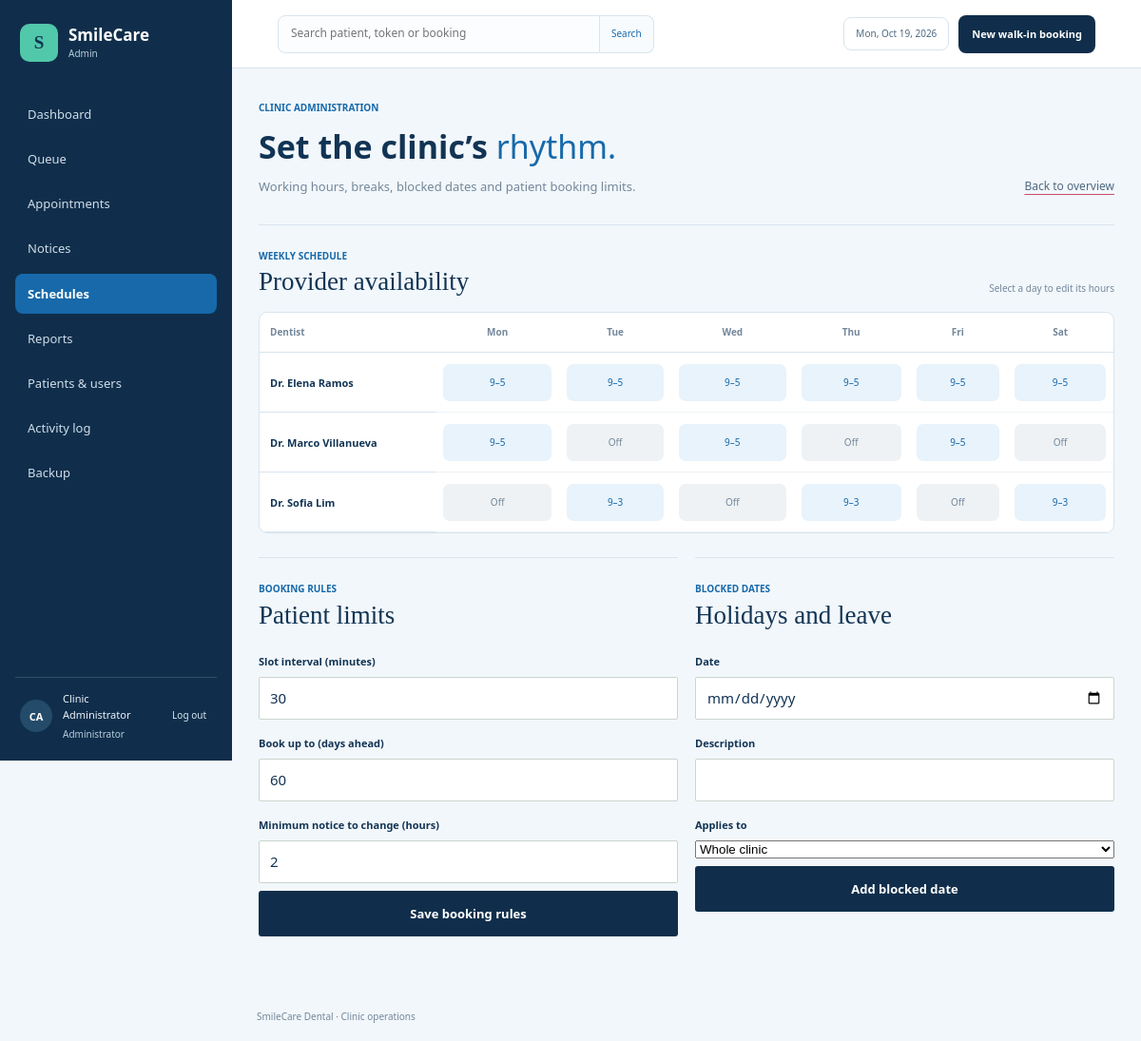
Page /dental-clinic/admin/schedules.php (signed in) on the committed database.
### tables this page shows
CREATE TABLE IF NOT EXISTS dentists (
    id         INT UNSIGNED NOT NULL AUTO_INCREMENT,
    full_name  VARCHAR(100) NOT NULL,
    specialty  VARCHAR(100) DEFAULT NULL,
    email      VARCHAR(150) DEFAULT NULL,
    is_active  TINYINT(1) NOT NULL DEFAULT 1,
    created_at TIMESTAMP NOT NULL DEFAULT CURRENT_TIMESTAMP,
    updated_at TIMESTAMP NOT NULL DEFAULT CURRENT_TIMESTAMP ON UPDATE CURRENT_TIMESTAMP,
    PRIMARY KEY (id)
);

CREATE TABLE IF NOT EXISTS schedules (
    id          INT UNSIGNED NOT NULL AUTO_INCREMENT,
    dentist_id  INT UNSIGNED NOT NULL,
    day_of_week TINYINT UNSIGNED NOT NULL,
    start_time  TIME NOT NULL,
    end_time    TIME NOT NULL,
    is_active   TINYINT(1) NOT NULL DEFAULT 1,
    created_at  TIMESTAMP NOT NULL DEFAULT CURRENT_TIMESTAMP,
    updated_at  TIMESTAMP NOT NULL DEFAULT CURRENT_TIMESTAMP ON UPDATE CURRENT_TIMESTAMP,
    PRIMARY KEY (id),
    UNIQUE KEY uq_schedule_dentist_day (dentist_id, day_of_week),
    CONSTRAINT fk_schedules_dentist FOREIGN KEY (dentist_id)
        REFERENCES dentists (id) ON DELETE CASCADE
);

### dental-clinic/includes/functions.php (called while the page is built, shortened)
<?php
function e($value): string
{
    return htmlspecialchars((string) $value, ENT_QUOTES, 'UTF-8');
}
function url(string $path = ''): string
{
    return BASE_URL . '/' . ltrim($path, '/');
}
function get_setting(string $key, $default = null)
{
    global $pdo;
    static $settings = null;
    if ($settings === null) {
        $settings = [];
        foreach ($pdo->query('SELECT setting_key, setting_value FROM clinic_settings') as $row) {
            $settings[$row['setting_key']] = $row['setting_value'];
        }
    }
    return $settings[$key] ?? $default;
}

### dental-clinic/admin/schedules.php (the view, shortened to what this page needs)
<?php
require_once __DIR__ . '/../config/config.php';
$weekdays = [0 => 'Sunday', 1 => 'Monday', 2 => 'Tuesday', 3 => 'Wednesday', 4 => 'Thursday', 5 => 'Friday', 6 => 'Saturday'];
$dentists = $pdo->query('SELECT id, full_name FROM dentists ORDER BY full_name')->fetchAll();
$schedule_rows = $pdo->query(
    'SELECT sc.id, sc.dentist_id, sc.day_of_week, sc.start_time, sc.end_time, sc.is_active,
            d.full_name, b.break_start, b.break_end, b.label AS break_label
     FROM schedules sc
     JOIN dentists d ON d.id = sc.dentist_id
     LEFT JOIN schedule_breaks b ON b.schedule_id = sc.id
     ORDER BY d.full_name, sc.day_of_week'
)->fetchAll();
$schedules = [];
foreach ($schedule_rows as $row) {
    $schedules[$row['dentist_id'] . '-' . $row['day_of_week']] = $row;
}
require __DIR__ . '/../includes/header.php';
?>
<section class="dashboard-heading">
    <div><p class="eyebrow">Clinic administration</p><h1>Set the clinic’s <em>rhythm.</em></h1><p>Working hours, breaks, blocked dates and patient booking limits.</p></div>
    <a class="text-link" href="<?= e(url('admin/dashboard.php')) ?>">Back to overview</a>
</section>
<section class="content-section">
    <div class="content-heading"><div><p class="eyebrow">Weekly schedule</p><h2>Provider availability</h2></div><span class="subtle-count">Select a day to edit its hours</span></div>
    <div class="schedule-matrix-wrap"><table class="schedule-matrix"><thead><tr><th>Dentist</th><?php foreach (array_slice($weekdays, 1, null, true) as $day_name): ?><th><?= e(substr($day_name, 0, 3)) ?></th><?php endforeach; ?></tr></thead><tbody>
        <?php foreach ($dentists as $dentist): ?><tr><th><?= e($dentist['full_name']) ?></th>
            <?php foreach (array_slice($weekdays, 1, null, true) as $day => $day_name): $row = $schedules[$dentist['id'] . '-' . $day] ?? null; $is_open = $row && (int) $row['is_active'] === 1; ?>
                <td><details class="schedule-cell"><summary class="<?= $is_open ? 'is-open' : 'is-off' ?>"><?= $is_open ? e(date('g', strtotime($row['start_time'])) . '–' . date('g', strtotime($row['end_time']))) : 'Off' ?></summary>
                </details></td>
            <?php endforeach; ?>
        </tr><?php endforeach; ?>
    </tbody></table></div>
</section>
<section class="admin-settings-grid">
    <div class="content-section">
        <div class="content-heading"><div><p class="eyebrow">Booking rules</p><h2>Patient limits</h2></div></div>
        <form class="stacked-form" method="post" action="<?= e(url('admin/schedules.php')) ?>">
            <label for="slot_interval_minutes">Slot interval (minutes)</label><input id="slot_interval_minutes" type="number" name="slot_interval_minutes" min="5" max="120" step="5" value="<?= e(get_setting('slot_interval_minutes', '30')) ?>" required>
            <label for="booking_days_ahead">Book up to (days ahead)</label><input id="booking_days_ahead" type="number" name="booking_days_ahead" min="1" max="365" value="<?= e(get_setting('booking_days_ahead', '60')) ?>" required>
            <label for="min_hours_before_change">Minimum notice to change (hours)</label><input id="min_hours_before_change" type="number" name="min_hours_before_change" min="0" max="72" value="<?= e(get_setting('min_hours_before_change', '2')) ?>" required>
            <button class="button button-primary" type="submit">Save booking rules</button>
        </form>
    </div>
    <div class="content-section">
        <div class="content-heading"><div><p class="eyebrow">Blocked dates</p><h2>Holidays and leave</h2></div></div>
        <form class="stacked-form holiday-form" method="post" action="<?= e(url('admin/schedules.php')) ?>">
            <label for="holiday_date">Date</label><input id="holiday_date" type="date" name="holiday_date" required>
            <label for="description">Description</label><input id="description" type="text" name="description" maxlength="150" required>
            <label for="holiday_dentist_id">Applies to</label><select id="holiday_dentist_id" name="holiday_dentist_id"><option value="">Whole clinic</option></select>
            <button class="button button-primary" type="submit">Add blocked date</button>
        </form>
    </div>
</section>
<?php require __DIR__ . '/../includes/footer.php'; ?>

### rows in the picture
dentists: full_name "Dr. Elena Ramos", id.end_time "9–5"
dentists: full_name "Dr. Marco Villanueva", id.end_time "9–5"
dentists: full_name "Dr. Sofia Lim", id.end_time "9–3"

### other values in the picture
$avatar_text "CA"
current_user_name() "Clinic Administrator"
format_date(today_string()) "Mon, Oct 19, 2026"
substr($day_name, 0, 3) "Mon"
substr($day_name, 0, 3) "Tue"
substr($day_name, 0, 3) "Wed"
substr($day_name, 0, 3) "Thu"
substr($day_name, 0, 3) "Fri"
substr($day_name, 0, 3) "Sat"
